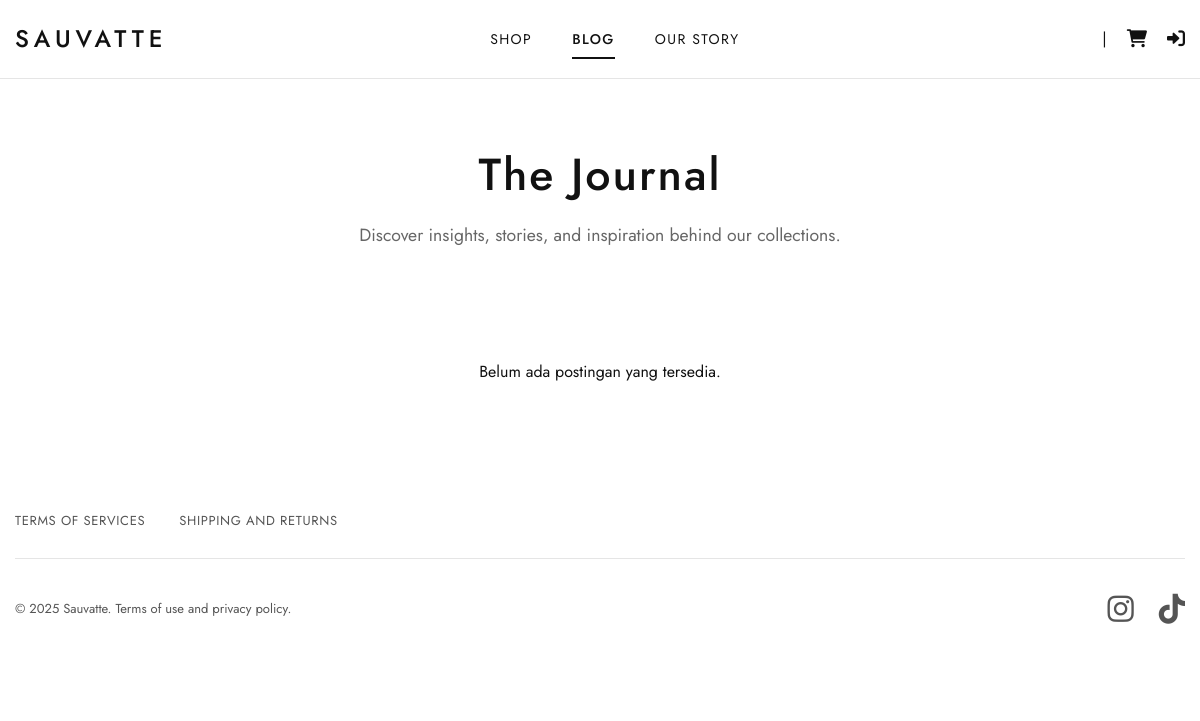
The page /blog.php on the database as committed earlier.
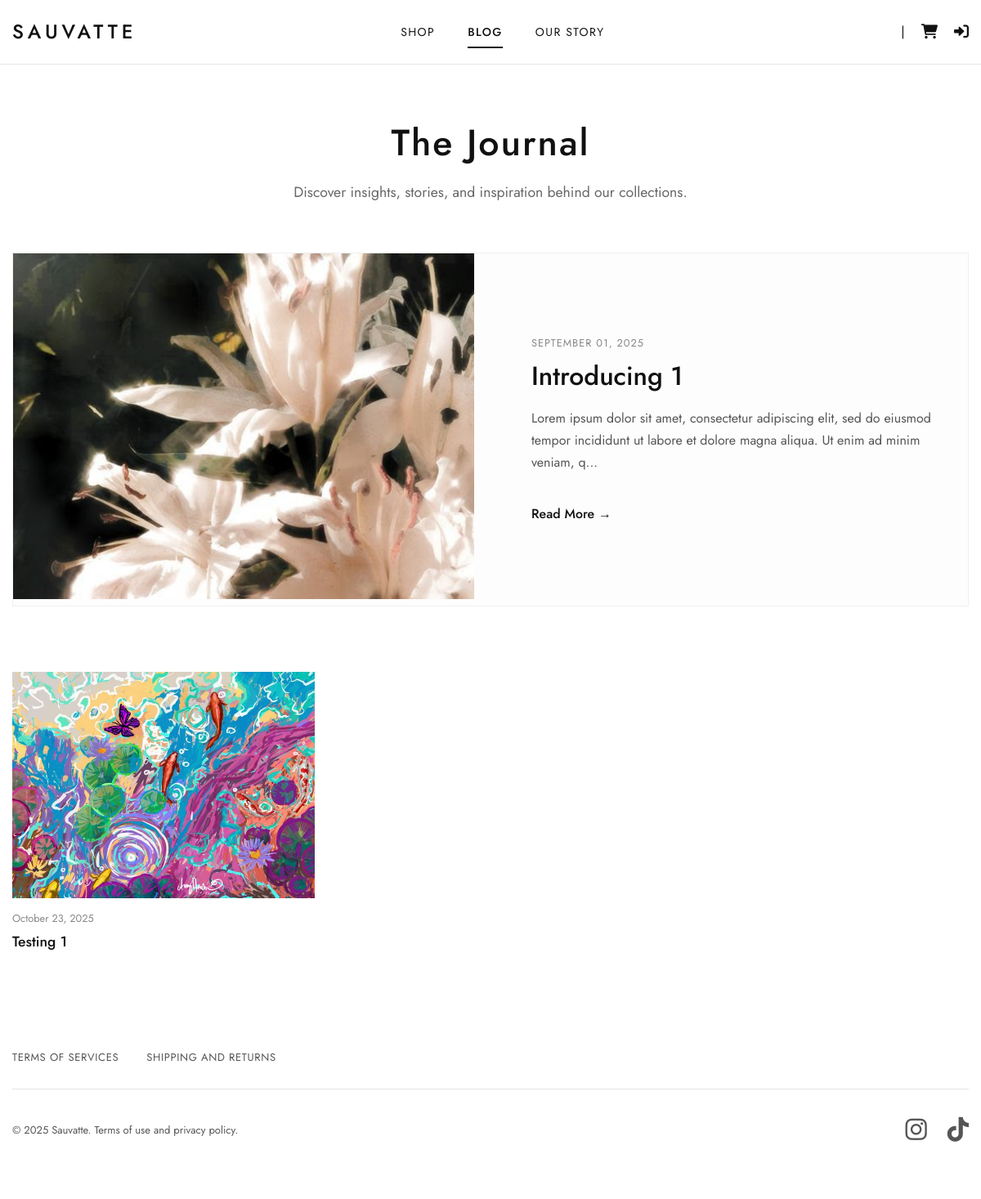
The same page on the database as committed later.
### tables this page shows
CREATE TABLE `blog` (
  `id` int(11) NOT NULL,
  `title` varchar(255) NOT NULL,
  `content` mediumtext NOT NULL,
  `image_url` varchar(255) NOT NULL,
  `author_id` int(11) DEFAULT NULL,
  `created_at` timestamp NOT NULL DEFAULT current_timestamp(),
  `is_pinned` tinyint(1) NOT NULL DEFAULT 0
);

### blog.php (the view, shortened to what this page needs)
<?php
include 'includes/header.php';
require_once 'includes/db_conn.php';
$result = $conn->query("SELECT id, title, content, created_at, image_url FROM blog ORDER BY is_pinned DESC, created_at DESC");
$posts = [];
if ($result && $result->num_rows > 0) {
    while ($row = $result->fetch_assoc()) {
        $posts[] = $row;
    }
}
$featured_post = array_shift($posts);
?>
<div class="container">
    <div class="blog-page-header">
        <h1>The Journal</h1>
        <p>Discover insights, stories, and inspiration behind our collections.</p>
    </div>
    <?php if ($featured_post): ?>
    <section class="featured-post-section">
        <a href="single_post.php?id=<?php echo $featured_post['id']; ?>" class="featured-post-card">
            <div class="featured-image-wrapper">
                <img src="./uploads/<?php echo rawurlencode(htmlspecialchars($featured_post['image_url'])); ?>" alt="<?php echo htmlspecialchars($featured_post['title']); ?>">
            </div>
            <div class="featured-content-wrapper">
                <p class="featured-date"><?php echo date('F d, Y', strtotime($featured_post['created_at'])); ?></p>
                <h2><?php echo htmlspecialchars($featured_post['title']); ?></h2>
                <p class="featured-excerpt">
                    <?php
                        $excerpt = strip_tags($featured_post['content']);
                        if (strlen($excerpt) > 150) {
                            $excerpt = substr($excerpt, 0, 150) . '...';
                        }
                        echo htmlspecialchars($excerpt);
                    ?>
                </p>
                <span class="read-more-link">Read More &rarr;</span>
            </div>
        </a>
    </section>
    <?php endif; ?>
    <?php if (!empty($posts)): ?>
    <section class="blog-grid-section">
        <div class="blog-grid">
            <?php foreach ($posts as $post): ?>
                <a href="single_post.php?id=<?php echo $post['id']; ?>" class="blog-post-card">
                    <div class="post-card-image">
                        <img src="./uploads/<?php echo rawurlencode(htmlspecialchars($post['image_url'])); ?>" alt="<?php echo htmlspecialchars($post['title']); ?>">
                    </div>
                    <div class="post-card-content">
                        <p class="post-card-date"><?php echo date('F d, Y', strtotime($post['created_at'])); ?></p>
                        <h3><?php echo htmlspecialchars($post['title']); ?></h3>
                    </div>
                </a>
            <?php endforeach; ?>
        </div>
    </section>
    <?php elseif (!$featured_post): ?>
        <p style="text-align: center; padding: 50px 0;">Belum ada postingan yang tersedia.</p>
    <?php endif; ?>
</div>
<?php
include 'includes/footer.php';
?>

Rows that differ between the two databases and show on the page:
added blog: image_url (picture), created_at "SEPTEMBER 01, 2025", title "Introducing 1", content "Lorem ipsum dolor sit amet, consectetur adipiscing elit, sed do eiusmod tempor incididunt ut labore et dolore magna aliqua. Ut enim ad minim veniam, q..."
added blog: image_url (picture), created_at "October 23, 2025", title "Testing 1"
Other text that changed with them:
text no longer shown: "Belum ada postingan yang tersedia."
text now shown: "Read More →"
